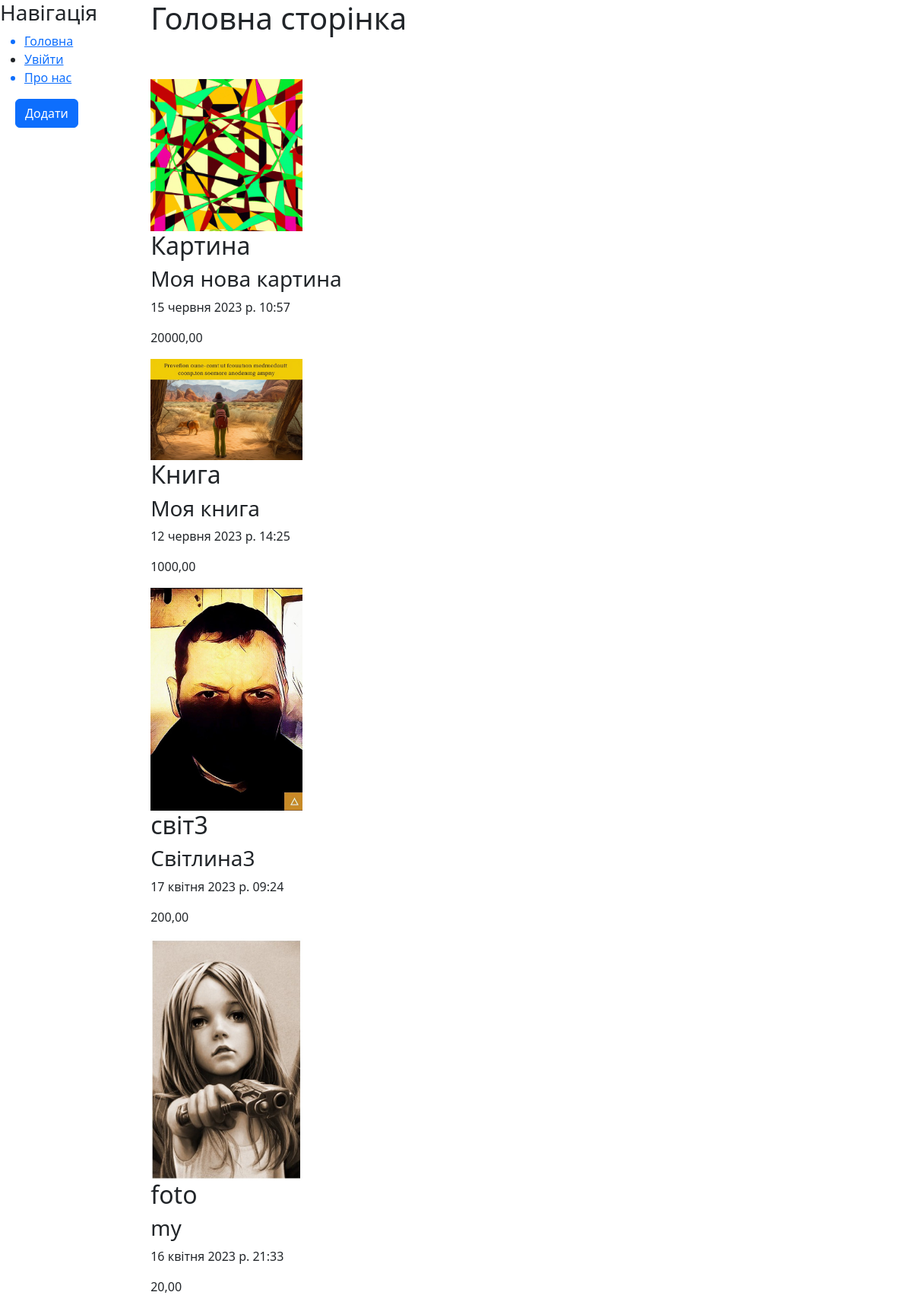
The page / on the database its author committed.
### orders/models.py (models this page shows, shortened)
class Product(models.Model):
    name = models.CharField('Назва', max_length=150)
    image = models.ImageField('Світлина', upload_to='image/%Y', null=True)
    description = models.TextField('Опис')
    price = models.DecimalField('Ціна', max_digits=7, decimal_places=2, null=True)
    date = models.DateTimeField('Дата', auto_now_add=True)
    class Meta:
        verbose_name = 'Товар'
        verbose_name_plural = 'Товари'

### orders/views.py (the view)
# urls.py: 2. Add a URL to urlpatterns:  path('', views.home, name='home')
def home(reguest):
    bord = Product.objects.order_by('-date')#order = сортировка по полю (- дата от более новых)
    return render(reguest, 'orders/index.html', {'bord': bord})

### orders/templates/orders/index.html (shortened to what this page needs)
{% extends 'orders/base.html' %}
    {% block content %}
    <div class="f1">
        <h1 class="text-center">Головна сторінка</h1>
        <br>
        <br>
        {% if bord %}
            {% for el in bord %}
                <div class="img">
                    <a href="#"><img src="{{ el.image.url }}" width="200px"></a>
                </div>
                <div>
                    <h2>{{ el.name }}</h2>
                    <h3>{{ el.description }}</h3>
                    <p>{{ el.date }}</p>
                    <p>{{ el.price }}</p>
                </div>
            {% endfor %}
        {% else %}
            <p>У вас не має оголошень</p>
        {% endif %}
    </div>
    {% endblock %}

### rows shown on the page
Product: image (picture), name "Картина", description "Моя нова картина", date "15 червня 2023 р. 10:57", price "20000,00"
Product: image (picture), name "Книга", description "Моя книга", date "12 червня 2023 р. 14:25", price "1000,00"
Product: image (picture), name "світ3", description "Світлина3", date "17 квітня 2023 р. 09:24", price "200,00"
Product: image (picture), name "foto", description "my", date "16 квітня 2023 р. 21:33", price "20,00"
